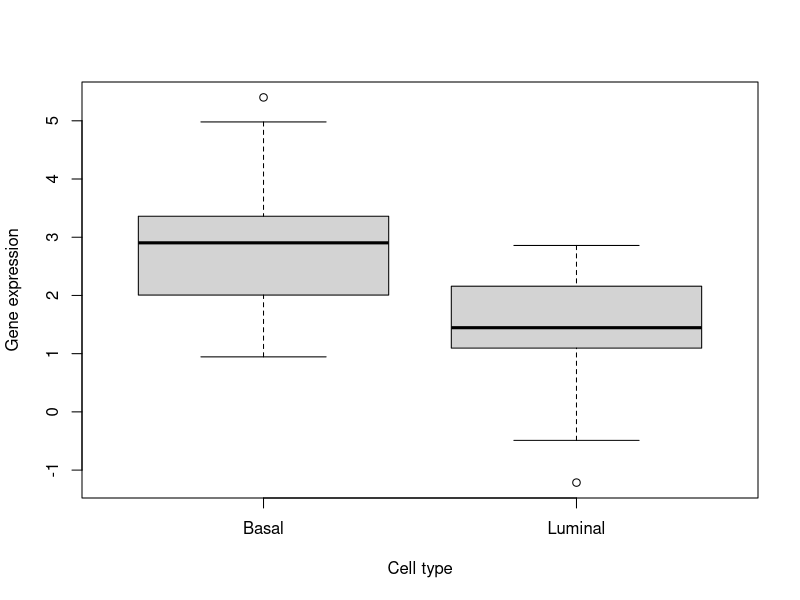
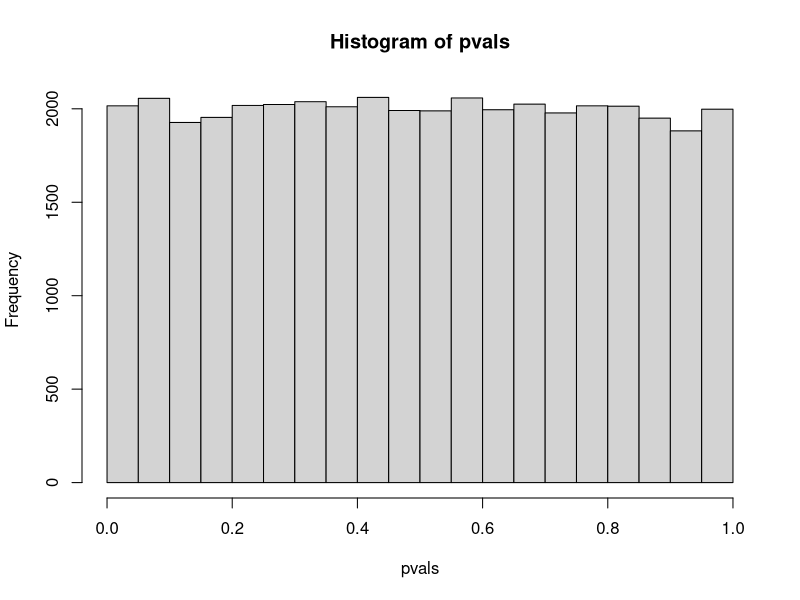
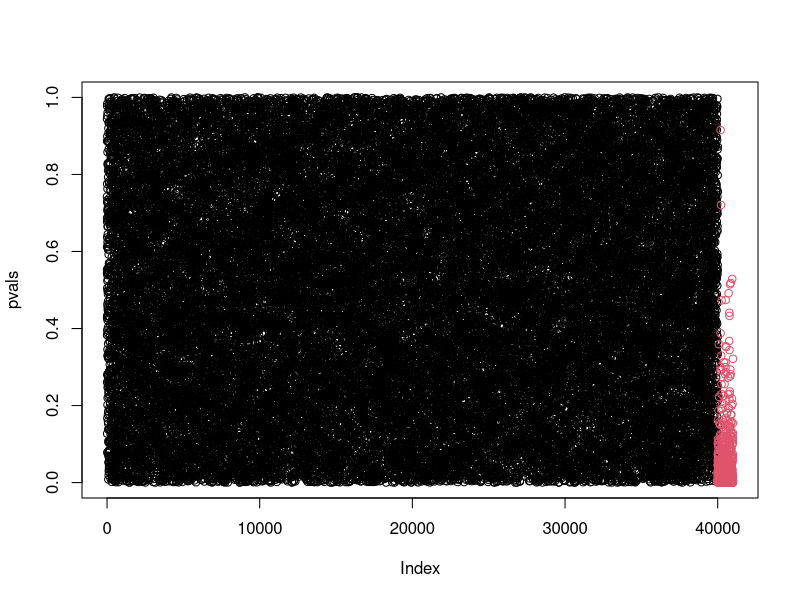
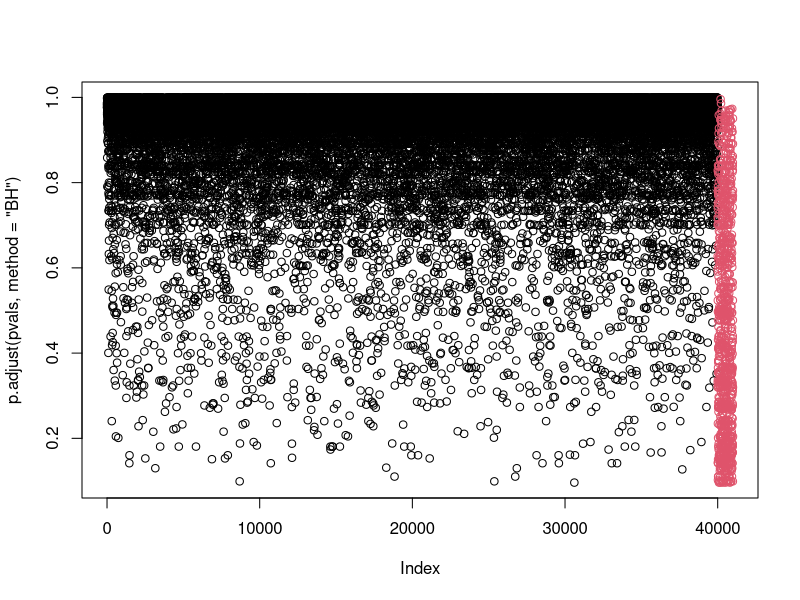
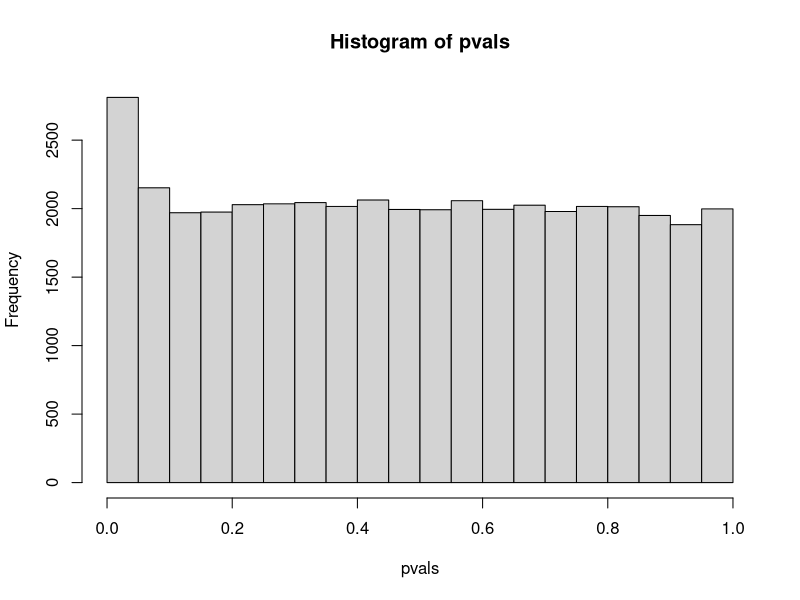
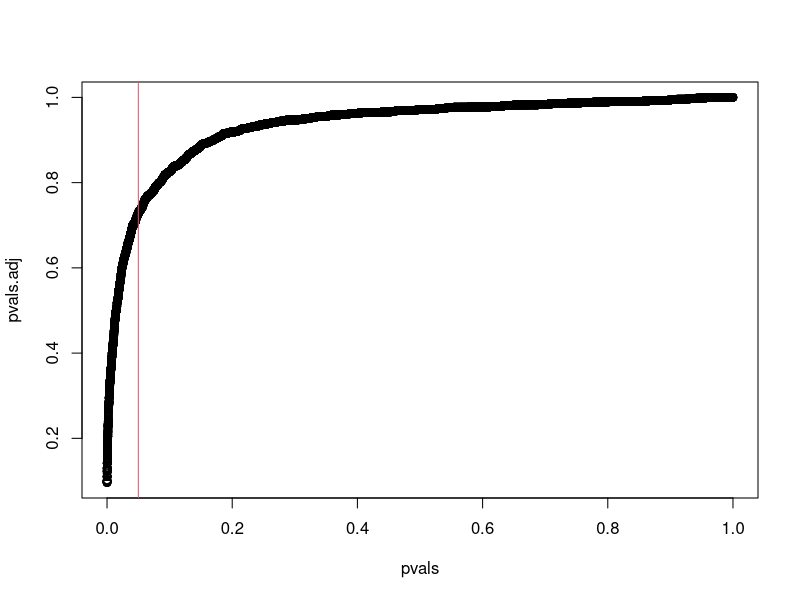

Generate these figures, in order, with R:
## ---- chunk 1
# change working directory: should be the directory containg the Markdown files:
#setwd("~/courses/cruk/RNAseqWithR/201907/tex/sc/")
#setwd("/Volumes/Files/courses/cruk/RNAseqWithR/201907/tex/sc")

## ---- chunk 2
one3levelfactor = data.frame(condition =
rep(c("TreatmentA", "TreatmentB", "Control"), 2))
# model without intercept and default levels:
model.matrix(~ condition - 1, data = one3levelfactor)
# model with intercept and default levels
model.matrix(~ condition, data = one3levelfactor)
# model with intercept and self-defined levels
levels(one3levelfactor$condition)
levels(one3levelfactor$condition) = c("TreatmentB", "TreatmentA", "Control") 
model.matrix(~ condition, data = one3levelfactor)
## ---- chunk 3
# create dataset
two2levelfactor = data.frame(treatment = rep(c("TreatA","NoTreat"),4), er = rep(c("+","-"),each=4))
# design matrix without interaction
model.matrix(~ treatment + er, data=two2levelfactor)
# design matrix with interaction
model.matrix(~ treatment + er + treatment:er, data=two2levelfactor)
model.matrix(~ treatment * er, data=two2levelfactor)
## ---- chunk 4
# create dataset
two2levelfactor = data.frame(treatment = rep(c("TreatA","NoTreat"),4), er = rep(c("+","-"),each=4))
# design matrix without interaction
model.matrix(~ treatment + er, data=two2levelfactor)
# design matrix with interaction
model.matrix(~ treatment + er + treatment:er, data=two2levelfactor)
model.matrix(~ treatment * er, data=two2levelfactor)
## ---- chunk 5
microarrays = read.csv("03-microarrays.csv",row.names=1)
boxplot(expression~celltype,data=microarrays,col="light gray",
        ylab = "Gene expression", xlab = "Cell type")
## ---- chunk 6
fit = lm(expression~celltype-1,data=microarrays)
summary(fit)
#
fit = lm(expression~celltype,data=microarrays)
summary(fit)
## ---- chunk 7
Basal = microarrays$expression[microarrays$celltype=="Basal"]
Luminal = microarrays$expression[microarrays$celltype=="Luminal"]
t.test(Basal,Luminal,var.equal=TRUE)
## ---- chunk 8
# model 1
summary(lm(expression~mousetype-1,data=microarrays))
# model 2
summary(lm(expression~mousetype,data=microarrays))
## ---- chunk 9
# model 1
summary(aov(expression~mousetype-1,data=microarrays))
# model 2
summary(aov(expression~mousetype,data=microarrays))
## ---- chunk 10
# without interactions
summary(lm(expression~mousetype+celltype,data=microarrays))
anova(lm(expression~mousetype+celltype,data=microarrays))
# with interactions
summary(lm(expression~mousetype*celltype,data=microarrays))
anova(lm(expression~mousetype*celltype,data=microarrays))
## ---- chunk 11
# without interactions
summary(aov(expression~mousetype+celltype,data=microarrays))
# with interactions
summary(aov(expression~mousetype*celltype,data=microarrays))
## ---- chunk 12
# prepare 
Y = microarrays$expression
X = model.matrix(~mousetype*celltype,data=microarrays)
# estimate
Beta.hat = solve(t(X)%*%X)%*%t(X)%*%Y
## ---- chunk 13
# prepare 
E  = rnorm(nrow(X),mean=0,sd=.25)
Y  = X%*%Beta.hat + E 
# estimate
summary(lm(Y~microarrays$mousetype*microarrays$celltype))
## ---- chunk 14

N <- 40000
R <- 10
X <- matrix(rnorm(N* R, 0, 1), nrow=N)
## ---- chunk 15
t.test(X[1,])$p.value
pvals <- apply(X, 1, function(y) t.test(y)$p.value)
## ---- chunk 16
sum(pvals<0.05)
## ---- chunk 17
hist(pvals)
## ---- chunk 18
df <- 1000
Y <- matrix(rnorm(df* R, 1, 1), nrow=df)
Z <- rbind(X, Y)
pvals <- apply(Z, 1, function(y) t.test(y)$p.value)
#
plot(pvals,col=rep(1:2,c(40000,1000)))
plot(p.adjust(pvals, method="BH"),col=rep(1:2,c(40000,1000)))
#
tapply(p.adjust(pvals, method="BH")<0.05,rep(1:2,c(40000,1000)),mean)
## ---- chunk 19
hist(pvals)
## ---- chunk 20
exp.sig<- (nrow(Z))*0.05
obs.sig <- sum(pvals<0.05)
FDR <- exp.sig / obs.sig
FDR
## ---- chunk 21
pvals.adj <- p.adjust(pvals, method="BH")
plot(pvals, pvals.adj)
abline(v=0.05, col=2)
